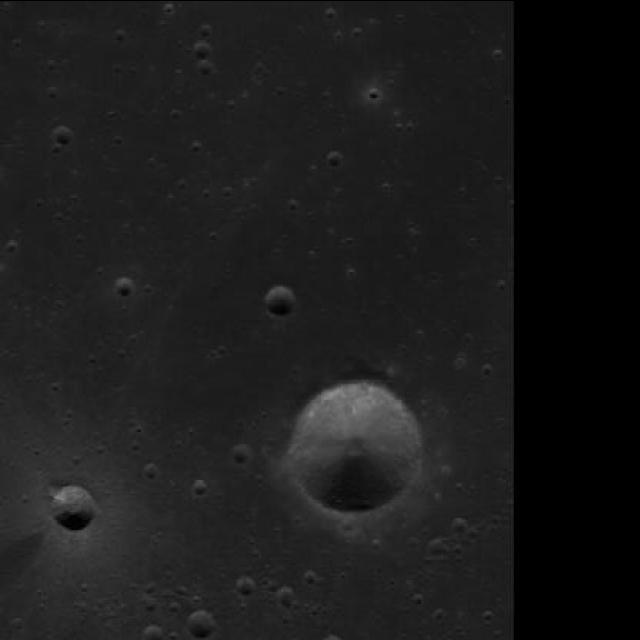
#> input picture backend/boulder_detection/download.png, 640 x 640 px
$ python -i process_lunar_images.py   (imports and definitions only)
#> lines starting #> are read from the running program, lines starting #| are printed output that depends on the picture
#> in process_image, img is the input picture: PIL image 640x640 RGB; min 0, max 141, mean 27.6
#| 📏 Original dimensions: 640 x 640
#!/usr/bin/env python3
"""
Lunar Image Processor - Single script for all image processing needs
Handles enhancement, zooming, and tiling with error handling
"""

import argparse
import json
import sys
import time
import warnings
from pathlib import Path

import cv2
import numpy as np
from PIL import Image

# [1 line not run here, left out]

# Default input directory for images on Windows
DEFAULT_INPUT_DIR = Path(r"D:\projects\website\input")

class LunarImageProcessor:
    def __init__(self):
        Image.MAX_IMAGE_PIXELS = None  # Remove PIL limit

    def enhance_image(self, img_array, method='all'):
        """Apply enhancement techniques to improve image quality"""
#> called with method = 'all'
        try:
            enhanced = img_array.copy().astype(np.float32)

            if method in ['sharpen', 'all']:
                # Advanced unsharp masking
                gaussian = cv2.GaussianBlur(enhanced, (0, 0), 1.5)
                enhanced = cv2.addWeighted(enhanced, 1.8, gaussian, -0.8, 0)
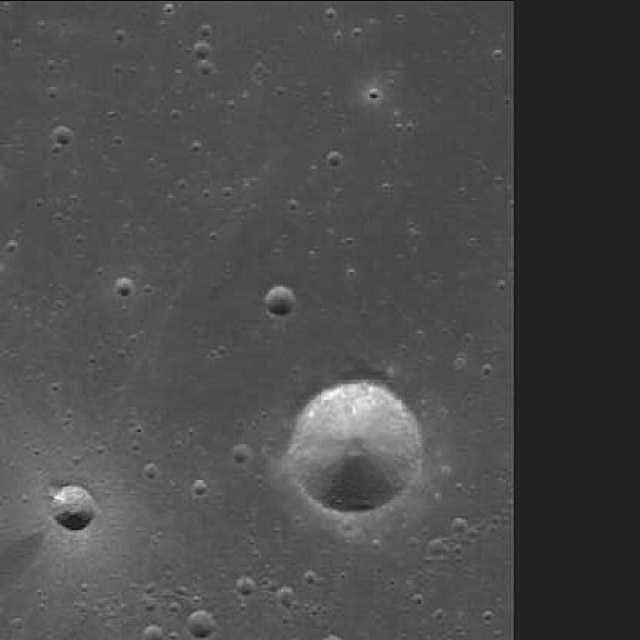
#> enhanced: shape (640, 640) float32; min -22.82, max 147.3, mean 27.6; drawn with min black and max white
                enhanced = np.clip(enhanced, 0, 255)

            if method in ['denoise', 'all']:
                # Non-local means denoising
                enhanced = cv2.fastNlMeansDenoising(
                    enhanced.astype(np.uint8),
                    h=10,
                    templateWindowSize=7,
                    searchWindowSize=21
                )
                enhanced = enhanced.astype(np.float32)

            if method in ['contrast', 'all']:
                # CLAHE contrast enhancement
                clahe = cv2.createCLAHE(clipLimit=3.0, tileGridSize=(8,8))
                enhanced = clahe.apply(enhanced.astype(np.uint8)).astype(np.float32)
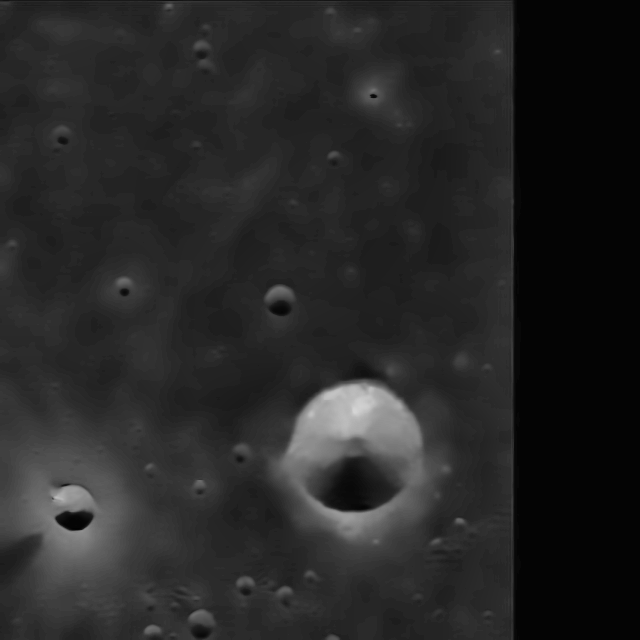
#> enhanced: shape (640, 640) float32; min 1, max 213, mean 38.7

            return enhanced.astype(np.uint8)
        except Exception as e:
            print(f"❌ Enhancement failed: {e}")
            return img_array

    def super_resolution_upscale(self, img_array, scale_factor):
        """High-quality super-resolution upscaling"""
#> called with scale_factor = 4
        try:
            height, width = img_array.shape[:2]
#> height = 640; width = 640
            new_width = int(width * scale_factor)
#> new_width = 2560
            new_height = int(height * scale_factor)
#> new_height = 2560

            # Use INTER_CUBIC for initial upscaling
            upscaled = cv2.resize(img_array, (new_width, new_height), interpolation=cv2.INTER_CUBIC)

            # Apply edge-preserving smoothing
            upscaled = cv2.edgePreservingFilter(upscaled, flags=2, sigma_s=50, sigma_r=0.4)
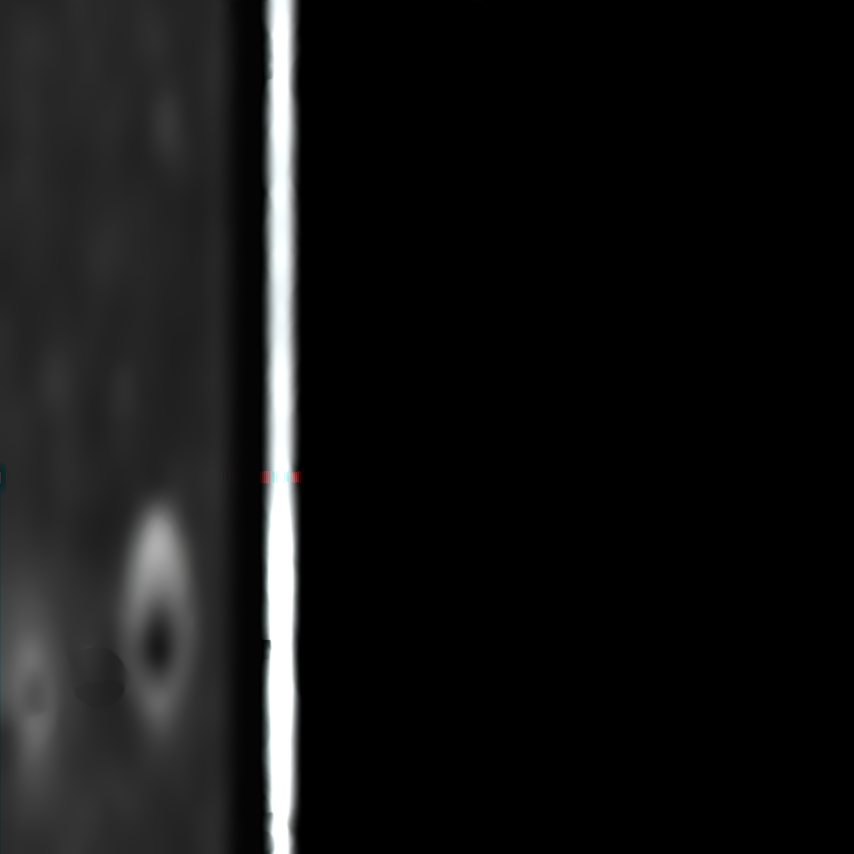
#> upscaled: shape (2560, 2560, 3) (shown at 1/3 size); mean of channels 0, 1, 2 20.3, 20.5, 20.5; drawn as R, G, B

            # Additional sharpening for lunar terrain
            kernel = np.array([[-1,-1,-1], [-1, 9,-1], [-1,-1,-1]])
            upscaled = cv2.filter2D(upscaled, -1, kernel * 0.3)
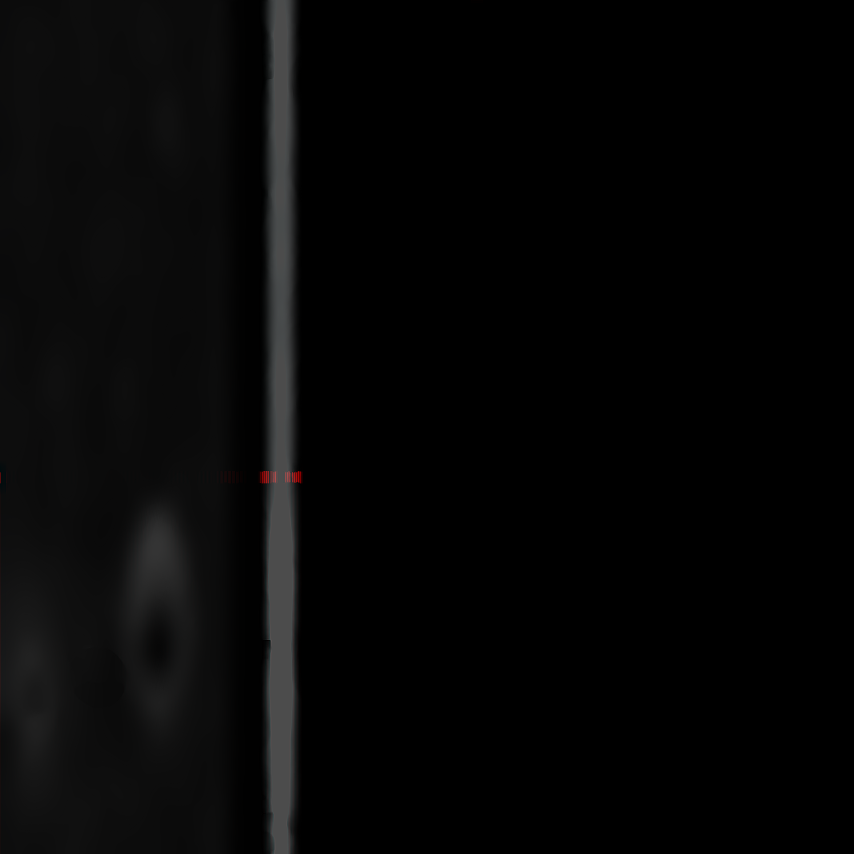
#> upscaled: shape (2560, 2560, 3) (shown at 1/3 size); mean of channels 0, 1, 2 6.1, 6.1, 6.1; drawn as R, G, B
            upscaled = np.clip(upscaled, 0, 255)

            return upscaled.astype(np.uint8)
        except Exception as e:
            print(f"❌ Upscaling failed: {e}")
            return img_array

    def lanczos_upscale(self, pil_img, scale_factor):
        """High-quality Lanczos upscaling"""
#> called with scale_factor = 4
        try:
            width, height = pil_img.size
#> width = 2560; height = 2560
            new_width = int(width * scale_factor)
#> new_width = 10240
            new_height = int(height * scale_factor)
#> new_height = 10240
#> (the run stopped early here; a loop or call above may not have finished)
